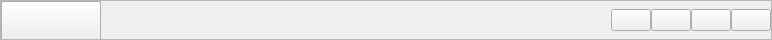
     <widget class="QFrame" name="superior">
      <property name="minimumSize">
       <size>
        <width>0</width>
        <height>40</height>
       </size>
      </property>
      <property name="maximumSize">
       <size>
        <width>16777215</width>
        <height>40</height>
       </size>
      </property>
      <property name="frameShape">
       <enum>QFrame::StyledPanel</enum>
      </property>
      <property name="frameShadow">
       <enum>QFrame::Raised</enum>
      </property>
      <layout class="QHBoxLayout" name="horizontalLayout_2">
       <property name="spacing">
        <number>0</number>
       </property>
       <property name="leftMargin">
        <number>0</number>
       </property>
       <property name="topMargin">
        <number>0</number>
       </property>
       <property name="rightMargin">
        <number>0</number>
       </property>
       <property name="bottomMargin">
        <number>0</number>
       </property>
       <item>
        <widget class="QFrame" name="frame">
         <property name="minimumSize">
          <size>
           <width>100</width>
           <height>20</height>
          </size>
         </property>
         <property name="frameShape">
          <enum>QFrame::StyledPanel</enum>
         </property>
         <property name="frameShadow">
          <enum>QFrame::Raised</enum>
         </property>
         <widget class="QPushButton" name="menu">
          <property name="geometry">
           <rect>
            <x>0</x>
            <y>0</y>
            <width>100</width>
            <height>41</height>
           </rect>
          </property>
          <property name="minimumSize">
           <size>
            <width>100</width>
            <height>20</height>
           </size>
          </property>
          <property name="text">
           <string/>
          </property>
          <property name="icon">
           <iconset>
            <normaloff>../IMAGES/menu.png</normaloff>../IMAGES/menu.png</iconset>
          </property>
          <property name="iconSize">
           <size>
            <width>40</width>
            <height>40</height>
           </size>
          </property>
         </widget>
        </widget>
       </item>
       <item>
        <spacer name="espaciador">
         <property name="orientation">
          <enum>Qt::Horizontal</enum>
         </property>
         <property name="sizeHint" stdset="0">
          <size>
           <width>510</width>
           <height>20</height>
          </size>
         </property>
        </spacer>
       </item>
       <item>
        <widget class="QPushButton" name="minimizar">
         <property name="maximumSize">
          <size>
           <width>16777215</width>
           <height>16777215</height>
          </size>
         </property>
         <property name="text">
          <string/>
         </property>
         <property name="icon">
          <iconset>
           <normaloff>../IMAGES/minimizar.png</normaloff>../IMAGES/minimizar.png</iconset>
         </property>
         <property name="iconSize">
          <size>
           <width>18</width>
           <height>18</height>
          </size>
         </property>
        </widget>
       </item>
       <item>
        <widget class="QPushButton" name="restaurar">
         <property name="text">
          <string/>
         </property>
         <property name="icon">
          <iconset>
           <normaloff>../IMAGES/restaurar.png</normaloff>../IMAGES/restaurar.png</iconset>
         </property>
         <property name="iconSize">
          <size>
           <width>20</width>
           <height>20</height>
          </size>
         </property>
        </widget>
       </item>
       <item>
        <widget class="QPushButton" name="maximizar">
         <property name="text">
          <string/>
         </property>
         <property name="icon">
          <iconset>
           <normaloff>../IMAGES/expandir.png</normaloff>../IMAGES/expandir.png</iconset>
         </property>
         <property name="iconSize">
          <size>
           <width>20</width>
           <height>20</height>
          </size>
         </property>
        </widget>
       </item>
       <item>
        <widget class="QPushButton" name="cerrar">
         <property name="text">
          <string/>
         </property>
         <property name="icon">
          <iconset>
           <normaloff>../IMAGES/cerrar.png</normaloff>../IMAGES/cerrar.png</iconset>
         </property>
         <property name="iconSize">
          <size>
           <width>20</width>
           <height>20</height>
          </size>
         </property>
        </widget>
       </item>
      </layout>
     </widget>
